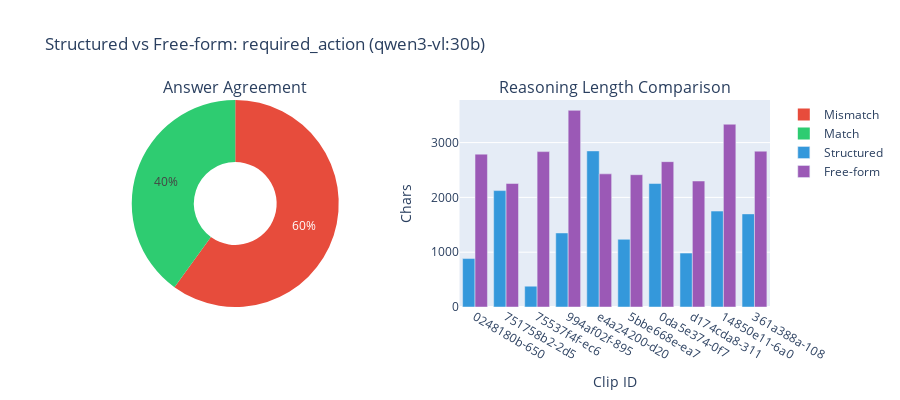

This figure's notebook cell:
### Code cell
# Visualization: Agreement and Reasoning Length
fig = make_subplots(
    rows=1, cols=2,
    subplot_titles=("Answer Agreement", "Reasoning Length Comparison"),
    specs=[[{"type": "pie"}, {"type": "bar"}]]
)

# Pie chart: Agreement
match_counts = df_exp2["match"].value_counts()
fig.add_trace(
    go.Pie(
        labels=["Match", "Mismatch"],
        values=[match_counts.get(True, 0), match_counts.get(False, 0)],
        marker_colors=["#2ecc71", "#e74c3c"],
        hole=0.4,
    ),
    row=1, col=1
)

# Bar chart: Reasoning length
fig.add_trace(
    go.Bar(
        x=df_exp2["clip_id"],
        y=df_exp2["structured_len"],
        name="Structured",
        marker_color="#3498db",
    ),
    row=1, col=2
)
fig.add_trace(
    go.Bar(
        x=df_exp2["clip_id"],
        y=df_exp2["freeform_len"],
        name="Free-form",
        marker_color="#9b59b6",
    ),
    row=1, col=2
)

fig.update_layout(
    title=f"Structured vs Free-form: {KEY} ({MODEL})",
    barmode="group",
    height=400,
)
fig.update_xaxes(title_text="Clip ID", row=1, col=2)
fig.update_yaxes(title_text="Chars", row=1, col=2)

fig.show()

### Figure 1 — Plotly figure (JSON) as saved in the notebook; plotly's stock layout.template omitted (floating-point values rounded to 4 significant figures)
{"data": [{"hole": 0.4, "labels": ["Match", "Mismatch"], "marker": {"colors": ["#2ecc71", "#e74c3c"]}, "values": [4, 6], "type": "pie", "domain": {"x": [0.0, 0.45], "y": [0.0, 1.0]}}, {"marker": {"color": "#3498db"}, "name": "Structured", "x": ["0248180b-650", "751758b2-2d5", "75537f4f-ec6", "994af02f-895", "e4a24200-d20", "5bbe668e-ea7", "0da5e374-0f7", "d174cda8-311", "14850e11-6a0", "361a388a-108"], "y": [884, 2124, 380, 1351, 2848, 1235, 2253, 983, 1750, 1699], "type": "bar", "xaxis": "x", "yaxis": "y"}, {"marker": {"color": "#9b59b6"}, "name": "Free-form", "x": ["0248180b-650", "751758b2-2d5", "75537f4f-ec6", "994af02f-895", "e4a24200-d20", "5bbe668e-ea7", "0da5e374-0f7", "d174cda8-311", "14850e11-6a0", "361a388a-108"], "y": [2789, 2253, 2835, 3588, 2429, 2414, 2652, 2299, 3335, 2843], "type": "bar", "xaxis": "x", "yaxis": "y"}], "layout": {"xaxis": {"anchor": "y", "domain": [0.55, 1.0], "title": {"text": "Clip ID"}}, "yaxis": {"anchor": "x", "domain": [0.0, 1.0], "title": {"text": "Chars"}}, "annotations": [{"font": {"size": 16}, "showarrow": false, "text": "Answer Agreement", "x": 0.225, "xanchor": "center", "xref": "paper", "y": 1.0, "yanchor": "bottom", "yref": "paper"}, {"font": {"size": 16}, "showarrow": false, "text": "Reasoning Length Comparison", "x": 0.775, "xanchor": "center", "xref": "paper", "y": 1.0, "yanchor": "bottom", "yref": "paper"}], "title": {"text": "Structured vs Free-form: required_action (qwen3-vl:30b)"}, "barmode": "group", "height": 400}}
